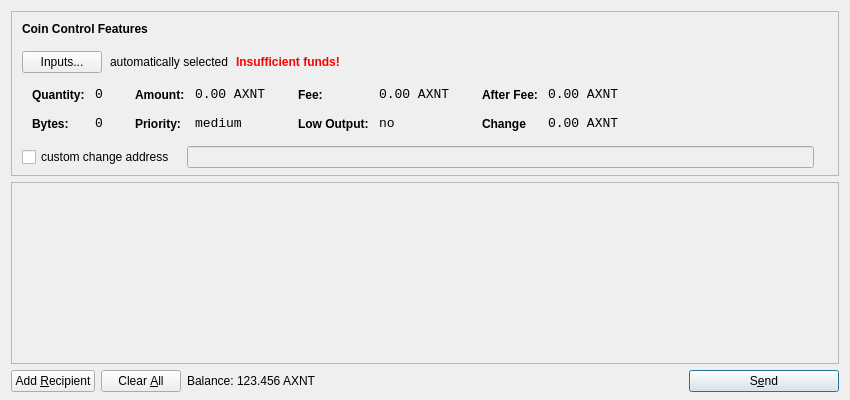
<?xml version="1.0" encoding="UTF-8"?>
<ui version="4.0">
 <class>SendCoinsDialog</class>
 <widget class="QDialog" name="SendCoinsDialog">
  <property name="geometry">
   <rect>
    <x>0</x>
    <y>0</y>
    <width>850</width>
    <height>400</height>
   </rect>
  </property>
  <property name="windowTitle">
   <string>Send Coins</string>
  </property>
  <layout class="QVBoxLayout" name="verticalLayout" stretch="0,1,0">
   <property name="bottomMargin">
    <number>8</number>
   </property>
   <item>
    <widget class="QFrame" name="frameCoinControl">
     <property name="sizePolicy">
      <sizepolicy hsizetype="Expanding" vsizetype="Expanding">
       <horstretch>0</horstretch>
       <verstretch>0</verstretch>
      </sizepolicy>
     </property>
     <property name="maximumSize">
      <size>
       <width>16777215</width>
       <height>16777215</height>
      </size>
     </property>
     <property name="frameShape">
      <enum>QFrame::StyledPanel</enum>
     </property>
     <property name="frameShadow">
      <enum>QFrame::Sunken</enum>
     </property>
     <layout class="QVBoxLayout" name="verticalLayoutCoinControl2">
      <property name="spacing">
       <number>-1</number>
      </property>
      <property name="leftMargin">
       <number>0</number>
      </property>
      <property name="topMargin">
       <number>0</number>
      </property>
      <property name="rightMargin">
       <number>0</number>
      </property>
      <property name="bottomMargin">
       <number>6</number>
      </property>
      <item>
       <layout class="QVBoxLayout" name="verticalLayoutCoinControl" stretch="0,0,0,0,1">
        <property name="spacing">
         <number>0</number>
        </property>
        <property name="leftMargin">
         <number>10</number>
        </property>
        <property name="topMargin">
         <number>10</number>
        </property>
        <item>
         <layout class="QHBoxLayout" name="horizontalLayoutCoinControl1">
          <property name="bottomMargin">
           <number>15</number>
          </property>
          <item>
           <widget class="QLabel" name="labelCoinControlFeatures">
            <property name="sizePolicy">
             <sizepolicy hsizetype="Preferred" vsizetype="Maximum">
              <horstretch>0</horstretch>
              <verstretch>0</verstretch>
             </sizepolicy>
            </property>
            <property name="font">
             <font>
              <weight>75</weight>
              <bold>true</bold>
             </font>
            </property>
            <property name="styleSheet">
             <string notr="true">font-weight:bold;</string>
            </property>
            <property name="text">
             <string>Coin Control Features</string>
            </property>
           </widget>
          </item>
         </layout>
        </item>
        <item>
         <layout class="QHBoxLayout" name="horizontalLayoutCoinControl2" stretch="0,0,0,0">
          <property name="spacing">
           <number>8</number>
          </property>
          <property name="bottomMargin">
           <number>10</number>
          </property>
          <item>
           <widget class="QPushButton" name="pushButtonCoinControl">
            <property name="styleSheet">
             <string notr="true"/>
            </property>
            <property name="text">
             <string>Inputs...</string>
            </property>
           </widget>
          </item>
          <item>
           <widget class="QLabel" name="labelCoinControlAutomaticallySelected">
            <property name="text">
             <string>automatically selected</string>
            </property>
            <property name="margin">
             <number>5</number>
            </property>
           </widget>
          </item>
          <item>
           <widget class="QLabel" name="labelCoinControlInsuffFunds">
            <property name="font">
             <font>
              <weight>75</weight>
              <bold>true</bold>
             </font>
            </property>
            <property name="styleSheet">
             <string notr="true">color:red;font-weight:bold;</string>
            </property>
            <property name="text">
             <string>Insufficient funds!</string>
            </property>
            <property name="margin">
             <number>5</number>
            </property>
           </widget>
          </item>
          <item>
           <spacer name="horizontalSpacerCoinControl">
            <property name="orientation">
             <enum>Qt::Horizontal</enum>
            </property>
            <property name="sizeHint" stdset="0">
             <size>
              <width>40</width>
              <height>1</height>
             </size>
            </property>
           </spacer>
          </item>
         </layout>
        </item>
        <item>
         <widget class="QWidget" name="widgetCoinControl" native="true">
          <property name="sizePolicy">
           <sizepolicy hsizetype="Preferred" vsizetype="Preferred">
            <horstretch>0</horstretch>
            <verstretch>0</verstretch>
           </sizepolicy>
          </property>
          <property name="minimumSize">
           <size>
            <width>0</width>
            <height>0</height>
           </size>
          </property>
          <property name="styleSheet">
           <string notr="true"/>
          </property>
          <layout class="QHBoxLayout" name="horizontalLayoutCoinControl5">
           <property name="margin">
            <number>0</number>
           </property>
           <item>
            <layout class="QHBoxLayout" name="horizontalLayoutCoinControl3" stretch="0,0,0,1">
             <property name="spacing">
              <number>20</number>
             </property>
             <property name="topMargin">
              <number>0</number>
             </property>
             <property name="bottomMargin">
              <number>10</number>
             </property>
             <item>
              <layout class="QFormLayout" name="formLayoutCoinControl1">
               <property name="horizontalSpacing">
                <number>10</number>
               </property>
               <property name="verticalSpacing">
                <number>14</number>
               </property>
               <property name="leftMargin">
                <number>10</number>
               </property>
               <property name="topMargin">
                <number>4</number>
               </property>
               <property name="rightMargin">
                <number>6</number>
               </property>
               <item row="0" column="0">
                <widget class="QLabel" name="labelCoinControlQuantityText">
                 <property name="styleSheet">
                  <string notr="true">font-weight:bold;</string>
                 </property>
                 <property name="text">
                  <string>Quantity:</string>
                 </property>
                 <property name="margin">
                  <number>0</number>
                 </property>
                </widget>
               </item>
               <item row="0" column="1">
                <widget class="QLabel" name="labelCoinControlQuantity">
                 <property name="font">
                  <font>
                   <family>Monospace</family>
                   <pointsize>10</pointsize>
                  </font>
                 </property>
                 <property name="cursor">
                  <cursorShape>IBeamCursor</cursorShape>
                 </property>
                 <property name="contextMenuPolicy">
                  <enum>Qt::ActionsContextMenu</enum>
                 </property>
                 <property name="text">
                  <string>0</string>
                 </property>
                 <property name="margin">
                  <number>0</number>
                 </property>
                 <property name="textInteractionFlags">
                  <set>Qt::LinksAccessibleByMouse|Qt::TextSelectableByKeyboard|Qt::TextSelectableByMouse</set>
                 </property>
                </widget>
               </item>
               <item row="1" column="0">
                <widget class="QLabel" name="labelCoinControlBytesText">
                 <property name="styleSheet">
                  <string notr="true">font-weight:bold;</string>
                 </property>
                 <property name="text">
                  <string>Bytes:</string>
                 </property>
                </widget>
               </item>
               <item row="1" column="1">
                <widget class="QLabel" name="labelCoinControlBytes">
                 <property name="font">
                  <font>
                   <family>Monospace</family>
                   <pointsize>10</pointsize>
                  </font>
                 </property>
                 <property name="cursor">
                  <cursorShape>IBeamCursor</cursorShape>
                 </property>
                 <property name="contextMenuPolicy">
                  <enum>Qt::ActionsContextMenu</enum>
                 </property>
                 <property name="text">
                  <string>0</string>
                 </property>
                 <property name="textInteractionFlags">
                  <set>Qt::LinksAccessibleByMouse|Qt::TextSelectableByKeyboard|Qt::TextSelectableByMouse</set>
                 </property>
                </widget>
               </item>
              </layout>
             </item>
             <item>
              <layout class="QFormLayout" name="formLayoutCoinControl2">
               <property name="horizontalSpacing">
                <number>10</number>
               </property>
               <property name="verticalSpacing">
                <number>14</number>
               </property>
               <property name="leftMargin">
                <number>6</number>
               </property>
               <property name="topMargin">
                <number>4</number>
               </property>
               <property name="rightMargin">
                <number>6</number>
               </property>
               <item row="0" column="0">
                <widget class="QLabel" name="labelCoinControlAmountText">
                 <property name="styleSheet">
                  <string notr="true">font-weight:bold;</string>
                 </property>
                 <property name="text">
                  <string>Amount:</string>
                 </property>
                 <property name="margin">
                  <number>0</number>
                 </property>
                </widget>
               </item>
               <item row="0" column="1">
                <widget class="QLabel" name="labelCoinControlAmount">
                 <property name="font">
                  <font>
                   <family>Monospace</family>
                   <pointsize>10</pointsize>
                  </font>
                 </property>
                 <property name="cursor">
                  <cursorShape>IBeamCursor</cursorShape>
                 </property>
                 <property name="contextMenuPolicy">
                  <enum>Qt::ActionsContextMenu</enum>
                 </property>
                 <property name="text">
                  <string>0.00 AXNT</string>
                 </property>
                 <property name="textInteractionFlags">
                  <set>Qt::LinksAccessibleByMouse|Qt::TextSelectableByKeyboard|Qt::TextSelectableByMouse</set>
                 </property>
                </widget>
               </item>
               <item row="1" column="0">
                <widget class="QLabel" name="labelCoinControlPriorityText">
                 <property name="styleSheet">
                  <string notr="true">font-weight:bold;</string>
                 </property>
                 <property name="text">
                  <string>Priority:</string>
                 </property>
                </widget>
               </item>
               <item row="1" column="1">
                <widget class="QLabel" name="labelCoinControlPriority">
                 <property name="font">
                  <font>
                   <family>Monospace</family>
                   <pointsize>10</pointsize>
                  </font>
                 </property>
                 <property name="cursor">
                  <cursorShape>IBeamCursor</cursorShape>
                 </property>
                 <property name="contextMenuPolicy">
                  <enum>Qt::ActionsContextMenu</enum>
                 </property>
                 <property name="text">
                  <string>medium</string>
                 </property>
                 <property name="textInteractionFlags">
                  <set>Qt::LinksAccessibleByMouse|Qt::TextSelectableByKeyboard|Qt::TextSelectableByMouse</set>
                 </property>
                </widget>
               </item>
              </layout>
             </item>
             <item>
              <layout class="QFormLayout" name="formLayoutCoinControl3">
               <property name="horizontalSpacing">
                <number>10</number>
               </property>
               <property name="verticalSpacing">
                <number>14</number>
               </property>
               <property name="leftMargin">
                <number>6</number>
               </property>
               <property name="topMargin">
                <number>4</number>
               </property>
               <property name="rightMargin">
                <number>6</number>
               </property>
               <item row="0" column="0">
                <widget class="QLabel" name="labelCoinControlFeeText">
                 <property name="styleSheet">
                  <string notr="true">font-weight:bold;</string>
                 </property>
                 <property name="text">
                  <string>Fee:</string>
                 </property>
                 <property name="margin">
                  <number>0</number>
                 </property>
                </widget>
               </item>
               <item row="0" column="1">
                <widget class="QLabel" name="labelCoinControlFee">
                 <property name="font">
                  <font>
                   <family>Monospace</family>
                   <pointsize>10</pointsize>
                  </font>
                 </property>
                 <property name="cursor">
                  <cursorShape>IBeamCursor</cursorShape>
                 </property>
                 <property name="contextMenuPolicy">
                  <enum>Qt::ActionsContextMenu</enum>
                 </property>
                 <property name="text">
                  <string>0.00 AXNT</string>
                 </property>
                 <property name="textInteractionFlags">
                  <set>Qt::LinksAccessibleByMouse|Qt::TextSelectableByKeyboard|Qt::TextSelectableByMouse</set>
                 </property>
                </widget>
               </item>
               <item row="1" column="0">
                <widget class="QLabel" name="labelCoinControlLowOutputText">
                 <property name="styleSheet">
                  <string notr="true">font-weight:bold;</string>
                 </property>
                 <property name="text">
                  <string>Low Output:</string>
                 </property>
                </widget>
               </item>
               <item row="1" column="1">
                <widget class="QLabel" name="labelCoinControlLowOutput">
                 <property name="font">
                  <font>
                   <family>Monospace</family>
                   <pointsize>10</pointsize>
                  </font>
                 </property>
                 <property name="cursor">
                  <cursorShape>IBeamCursor</cursorShape>
                 </property>
                 <property name="contextMenuPolicy">
                  <enum>Qt::ActionsContextMenu</enum>
                 </property>
                 <property name="text">
                  <string>no</string>
                 </property>
                 <property name="textInteractionFlags">
                  <set>Qt::LinksAccessibleByMouse|Qt::TextSelectableByKeyboard|Qt::TextSelectableByMouse</set>
                 </property>
                </widget>
               </item>
              </layout>
             </item>
             <item>
              <layout class="QFormLayout" name="formLayoutCoinControl4">
               <property name="horizontalSpacing">
                <number>10</number>
               </property>
               <property name="verticalSpacing">
                <number>14</number>
               </property>
               <property name="leftMargin">
                <number>6</number>
               </property>
               <property name="topMargin">
                <number>4</number>
               </property>
               <property name="rightMargin">
                <number>6</number>
               </property>
               <item row="0" column="0">
                <widget class="QLabel" name="labelCoinControlAfterFeeText">
                 <property name="styleSheet">
                  <string notr="true">font-weight:bold;</string>
                 </property>
                 <property name="text">
                  <string>After Fee:</string>
                 </property>
                 <property name="margin">
                  <number>0</number>
                 </property>
                </widget>
               </item>
               <item row="0" column="1">
                <widget class="QLabel" name="labelCoinControlAfterFee">
                 <property name="font">
                  <font>
                   <family>Monospace</family>
                   <pointsize>10</pointsize>
                  </font>
                 </property>
                 <property name="cursor">
                  <cursorShape>IBeamCursor</cursorShape>
                 </property>
                 <property name="contextMenuPolicy">
                  <enum>Qt::ActionsContextMenu</enum>
                 </property>
                 <property name="text">
                  <string>0.00 AXNT</string>
                 </property>
                 <property name="textInteractionFlags">
                  <set>Qt::LinksAccessibleByMouse|Qt::TextSelectableByKeyboard|Qt::TextSelectableByMouse</set>
                 </property>
                </widget>
               </item>
               <item row="1" column="0">
                <widget class="QLabel" name="labelCoinControlChangeText">
                 <property name="styleSheet">
                  <string notr="true">font-weight:bold;</string>
                 </property>
                 <property name="text">
                  <string>Change</string>
                 </property>
                </widget>
               </item>
               <item row="1" column="1">
                <widget class="QLabel" name="labelCoinControlChange">
                 <property name="font">
                  <font>
                   <family>Monospace</family>
                   <pointsize>10</pointsize>
                  </font>
                 </property>
                 <property name="cursor">
                  <cursorShape>IBeamCursor</cursorShape>
                 </property>
                 <property name="contextMenuPolicy">
                  <enum>Qt::ActionsContextMenu</enum>
                 </property>
                 <property name="text">
                  <string>0.00 AXNT</string>
                 </property>
                 <property name="textInteractionFlags">
                  <set>Qt::LinksAccessibleByMouse|Qt::TextSelectableByKeyboard|Qt::TextSelectableByMouse</set>
                 </property>
                </widget>
               </item>
              </layout>
             </item>
            </layout>
           </item>
          </layout>
         </widget>
        </item>
        <item>
         <layout class="QHBoxLayout" name="horizontalLayoutCoinControl4" stretch="0,0,0">
          <property name="spacing">
           <number>12</number>
          </property>
          <property name="sizeConstraint">
           <enum>QLayout::SetDefaultConstraint</enum>
          </property>
          <property name="topMargin">
           <number>5</number>
          </property>
          <property name="rightMargin">
           <number>5</number>
          </property>
          <item>
           <widget class="QCheckBox" name="checkBoxCoinControlChange">
            <property name="text">
             <string>custom change address</string>
            </property>
           </widget>
          </item>
          <item>
           <widget class="QLineEdit" name="lineEditCoinControlChange">
            <property name="enabled">
             <bool>false</bool>
            </property>
            <property name="sizePolicy">
             <sizepolicy hsizetype="Expanding" vsizetype="Fixed">
              <horstretch>0</horstretch>
              <verstretch>0</verstretch>
             </sizepolicy>
            </property>
           </widget>
          </item>
          <item>
           <widget class="QLabel" name="labelCoinControlChangeLabel">
            <property name="sizePolicy">
             <sizepolicy hsizetype="Preferred" vsizetype="Expanding">
              <horstretch>0</horstretch>
              <verstretch>0</verstretch>
             </sizepolicy>
            </property>
            <property name="minimumSize">
             <size>
              <width>0</width>
              <height>0</height>
             </size>
            </property>
            <property name="text">
             <string/>
            </property>
            <property name="margin">
             <number>3</number>
            </property>
           </widget>
          </item>
         </layout>
        </item>
        <item>
         <spacer name="verticalSpacerCoinControl">
          <property name="orientation">
           <enum>Qt::Vertical</enum>
          </property>
          <property name="sizeHint" stdset="0">
           <size>
            <width>800</width>
            <height>1</height>
           </size>
          </property>
         </spacer>
        </item>
       </layout>
      </item>
     </layout>
    </widget>
   </item>
   <item>
    <widget class="QScrollArea" name="scrollArea">
     <property name="widgetResizable">
      <bool>true</bool>
     </property>
     <widget class="QWidget" name="scrollAreaWidgetContents">
      <property name="geometry">
       <rect>
        <x>0</x>
        <y>0</y>
        <width>830</width>
        <height>165</height>
       </rect>
      </property>
      <layout class="QVBoxLayout" name="verticalLayout_2">
       <property name="margin">
        <number>0</number>
       </property>
       <item>
        <layout class="QVBoxLayout" name="entries">
         <property name="spacing">
          <number>6</number>
         </property>
        </layout>
       </item>
       <item>
        <spacer name="verticalSpacer">
         <property name="orientation">
          <enum>Qt::Vertical</enum>
         </property>
         <property name="sizeHint" stdset="0">
          <size>
           <width>20</width>
           <height>40</height>
          </size>
         </property>
        </spacer>
       </item>
      </layout>
     </widget>
    </widget>
   </item>
   <item>
    <layout class="QHBoxLayout" name="horizontalLayout">
     <item>
      <widget class="QPushButton" name="addButton">
       <property name="toolTip">
        <string>Send to multiple recipients at once</string>
       </property>
       <property name="text">
        <string>Add &amp;Recipient</string>
       </property>
       <property name="icon">
        <iconset resource="../bitcoin.qrc">
         <normaloff>:/icons/add</normaloff>:/icons/add</iconset>
       </property>
       <property name="autoDefault">
        <bool>false</bool>
       </property>
      </widget>
     </item>
     <item>
      <widget class="QPushButton" name="clearButton">
       <property name="sizePolicy">
        <sizepolicy hsizetype="Minimum" vsizetype="Fixed">
         <horstretch>0</horstretch>
         <verstretch>0</verstretch>
        </sizepolicy>
       </property>
       <property name="toolTip">
        <string>Remove all transaction fields</string>
       </property>
       <property name="text">
        <string>Clear &amp;All</string>
       </property>
       <property name="icon">
        <iconset resource="../bitcoin.qrc">
         <normaloff>:/icons/remove</normaloff>:/icons/remove</iconset>
       </property>
       <property name="autoRepeatDelay">
        <number>300</number>
       </property>
       <property name="autoDefault">
        <bool>false</bool>
       </property>
      </widget>
     </item>
     <item>
      <layout class="QHBoxLayout" name="horizontalLayout_2">
       <property name="spacing">
        <number>3</number>
       </property>
       <item>
        <widget class="QLabel" name="label">
         <property name="sizePolicy">
          <sizepolicy hsizetype="Preferred" vsizetype="Fixed">
           <horstretch>0</horstretch>
           <verstretch>0</verstretch>
          </sizepolicy>
         </property>
         <property name="text">
          <string>Balance:</string>
         </property>
        </widget>
       </item>
       <item>
        <widget class="QLabel" name="labelBalance">
         <property name="sizePolicy">
          <sizepolicy hsizetype="Preferred" vsizetype="Fixed">
           <horstretch>0</horstretch>
           <verstretch>0</verstretch>
          </sizepolicy>
         </property>
         <property name="cursor">
          <cursorShape>IBeamCursor</cursorShape>
         </property>
         <property name="text">
          <string>123.456 AXNT</string>
         </property>
         <property name="textInteractionFlags">
          <set>Qt::LinksAccessibleByMouse|Qt::TextSelectableByKeyboard|Qt::TextSelectableByMouse</set>
         </property>
        </widget>
       </item>
      </layout>
     </item>
     <item>
      <spacer name="horizontalSpacer">
       <property name="orientation">
        <enum>Qt::Horizontal</enum>
       </property>
       <property name="sizeHint" stdset="0">
        <size>
         <width>40</width>
         <height>20</height>
        </size>
       </property>
      </spacer>
     </item>
     <item>
      <widget class="QPushButton" name="sendButton">
       <property name="minimumSize">
        <size>
         <width>150</width>
         <height>0</height>
        </size>
       </property>
       <property name="toolTip">
        <string>Confirm the send action</string>
       </property>
       <property name="text">
        <string>S&amp;end</string>
       </property>
       <property name="icon">
        <iconset resource="../bitcoin.qrc">
         <normaloff>:/icons/send</normaloff>:/icons/send</iconset>
       </property>
       <property name="default">
        <bool>true</bool>
       </property>
      </widget>
     </item>
    </layout>
   </item>
  </layout>
 </widget>
 <resources>
  <include location="../bitcoin.qrc"/>
 </resources>
 <connections/>
</ui>
